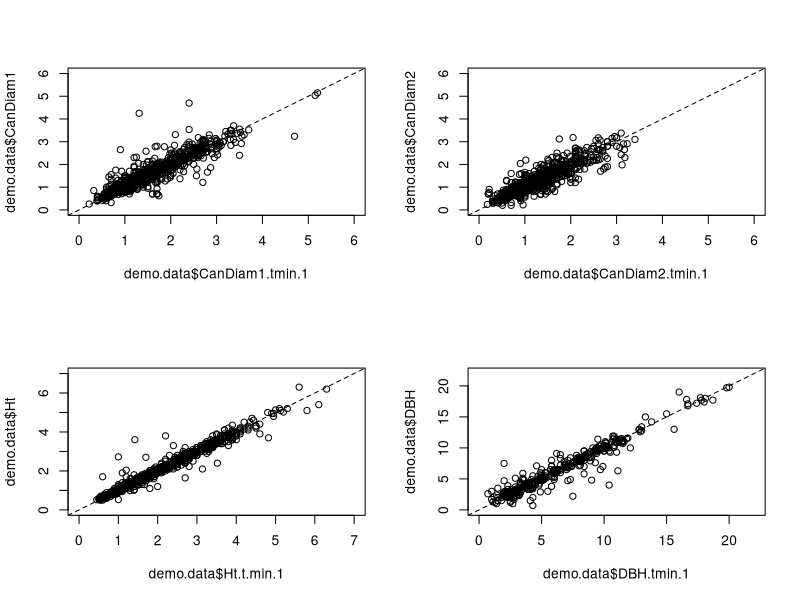
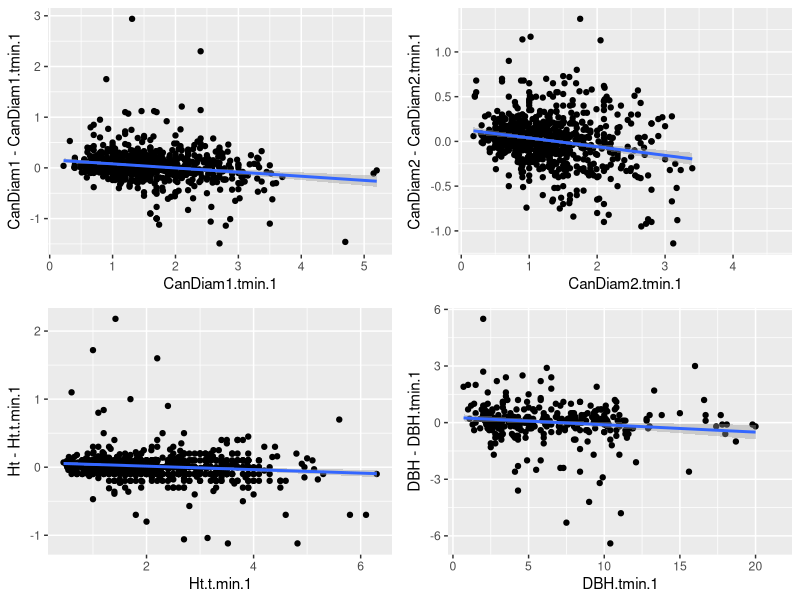
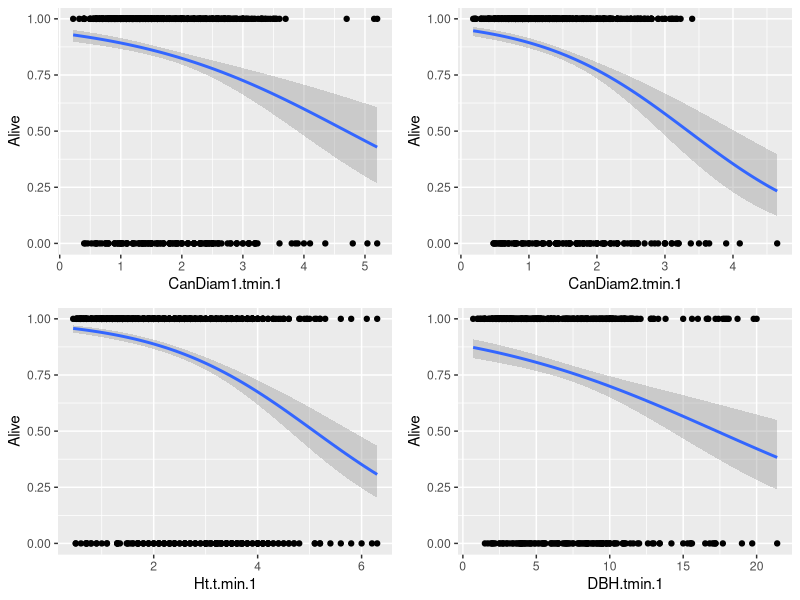
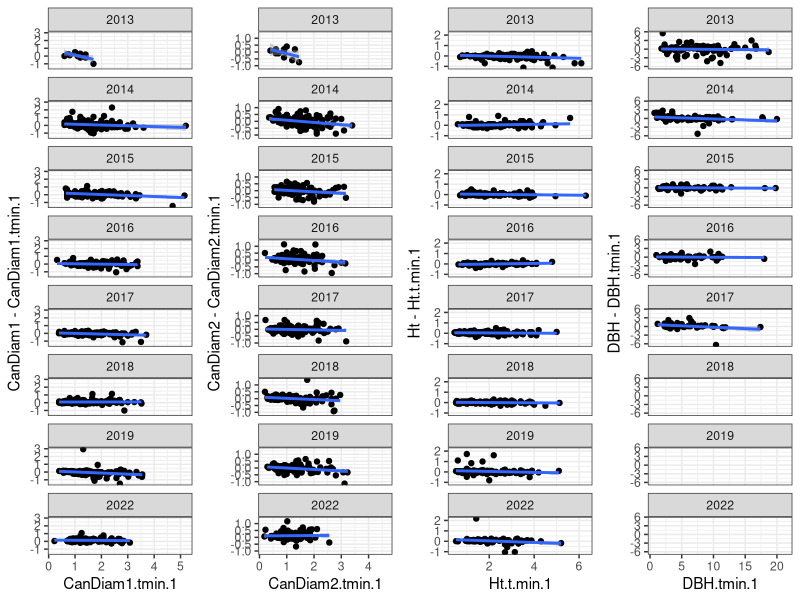
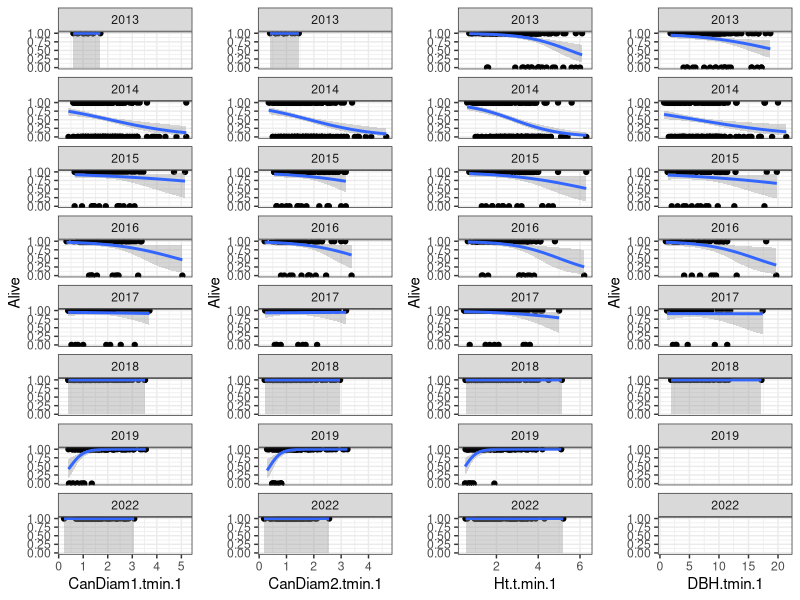

Recreate these plots in R, in order.
library(tidyverse)
library(cowplot)

## load demo data
demo.data <- read.csv("cleaned_demo_data.csv")

# remove outlier (** just removing entire tree's row for now)
demo.data <- demo.data[-which(demo.data$CanDiam2==22.40),]

# ----- Exploratory plotting ---------

# plot size t and size t-1
par(mfrow=c(2,2))
plot(demo.data$CanDiam1.tmin.1, demo.data$CanDiam1, ylim = c(0,6), xlim = c(0,6))
abline(0, 1, lty = 2)
plot(demo.data$CanDiam2.tmin.1, demo.data$CanDiam2, ylim = c(0,6), xlim = c(0,6))
abline(0, 1, lty = 2)
plot(demo.data$Ht.t.min.1, demo.data$Ht, ylim = c(0,7), xlim = c(0,7))
abline(0, 1, lty = 2)
plot(demo.data$DBH.tmin.1, demo.data$DBH, ylim = c(0,22), xlim = c(0,22))
abline(0, 1, lty = 2)

# ------ Add a few more columns ---------

demo.data <- demo.data %>% 
  
  # pull sampling stucture info back out of unique treeID
  separate(col = raw.data.TreeID, into = c("Site", "Transect", "Tree_Tag_Number", "Plot_distance"), sep = " . ", remove = FALSE) %>%
  
  # unique plotID 'plot_id' (transect + plot_distance)
  unite(col = "plot_id", c(Transect, Plot_distance), sep = ".", remove = FALSE) %>%

  # add columns for size.sq
  mutate("CanDiam1.tmin.1.sq" = CanDiam1.tmin.1^2) %>%
  mutate("CanDiam2.tmin.1.sq" = CanDiam1.tmin.1^2) %>%
  mutate("Ht.t.min.1.sq" = Ht.t.min.1^2) %>%
  mutate("DBH.tmin.1.sq" = DBH.tmin.1^2)

# ------- model ----------

## Growth
summary(lm(CanDiam1-CanDiam1.tmin.1 ~ CanDiam1.tmin.1, data = demo.data))
summary(lm(CanDiam1-CanDiam1.tmin.1 ~  CanDiam1.tmin.1.sq + CanDiam1.tmin.1, data = demo.data))

plot_grid(
demo.data %>% ggplot(aes(x = CanDiam1.tmin.1, y = CanDiam1-CanDiam1.tmin.1)) + 
  geom_point() + geom_smooth(method = "lm"),
demo.data %>% ggplot(aes(x = CanDiam2.tmin.1, y = CanDiam2-CanDiam2.tmin.1)) + 
  geom_point() + geom_smooth(method = "lm"),
demo.data %>% ggplot(aes(x = Ht.t.min.1, y = Ht-Ht.t.min.1)) + 
  geom_point() + geom_smooth(method = "lm"),
demo.data %>% ggplot(aes(x = DBH.tmin.1, y = DBH-DBH.tmin.1)) + 
  geom_point() + geom_smooth(method = "lm")
)

## Survival

summary(glm(Alive ~ CanDiam1.tmin.1, family = binomial(link = logit), data = demo.data))
summary(glm(Alive ~ CanDiam1.tmin.1.sq + CanDiam1.tmin.1, family = binomial(link = logit), data = demo.data))

# survival as a function of size
plot_grid(
demo.data %>% ggplot(aes(x = CanDiam1.tmin.1, y = Alive)) + geom_point() + geom_smooth(method = "glm", method.args = list(family = "binomial")),
demo.data %>% ggplot(aes(x = CanDiam2.tmin.1, y = Alive)) + geom_point() + geom_smooth(method = "glm", method.args = list(family = "binomial")),
demo.data %>% ggplot(aes(x = Ht.t.min.1, y = Alive)) + geom_point() + geom_smooth(method = "glm", method.args = list(family = "binomial")),
demo.data %>% ggplot(aes(x = DBH.tmin.1, y = Alive)) + geom_point() + geom_smooth(method = "glm", method.args = list(family = "binomial"))
)

# ------- Plot by year ---------------
## growth as a function of size, by year
plot_grid(
  
  demo.data %>% 
    # filter to at least remove 2012 and 2021 for a lack of previous year data, but other years may have too little data to be useful too
    filter(Year != 2012 & Year != 2021) %>%
    ggplot(aes(x = CanDiam1.tmin.1, y = CanDiam1-CanDiam1.tmin.1)) + 
    geom_point() + 
    geom_smooth(method = "lm") +
    facet_wrap(vars(Year), nrow = 8) +
    theme_bw(),
  
  demo.data %>% 
    # filter to at least remove 2012 and 2021 for a lack of previous year data, but other years may have too little data to be useful too
    filter(Year != 2012 & Year != 2021) %>%
    ggplot(aes(x = CanDiam2.tmin.1, y = CanDiam2-CanDiam2.tmin.1)) + 
    geom_point() + 
    geom_smooth(method = "lm") +
    facet_wrap(vars(Year), nrow = 8) +
    theme_bw(),
  
  demo.data %>% 
    # filter to at least remove 2012 and 2021 for a lack of previous year data, but other years may have too little data to be useful too
    filter(Year != 2012 & Year != 2021) %>%
    ggplot(aes(x = Ht.t.min.1, y = Ht-Ht.t.min.1)) + 
    geom_point() + 
    geom_smooth(method = "lm") +
    facet_wrap(vars(Year), nrow = 8) +
    theme_bw(),
  
  demo.data %>% 
    # filter to at least remove 2012 and 2021 for a lack of previous year data, but other years may have too little data to be useful too
    filter(Year != 2012 & Year != 2021) %>%
    ggplot(aes(x = DBH.tmin.1, y = DBH-DBH.tmin.1)) + 
    geom_point() + 
    geom_smooth(method = "lm") +
    facet_wrap(vars(Year), nrow = 8) +
    theme_bw(),
  
  ncol = 4
)


## survival as a function of size, by year
plot_grid(
  demo.data %>% 
    # filter to at least remove 2012 and 2021 for a lack of previous year data, but other years may have too little data to be useful too
    filter(Year != 2012 & Year != 2021) %>%
    ggplot(aes(x = CanDiam1.tmin.1, y = Alive)) + 
    geom_point() + 
    geom_smooth(method = "glm", method.args = list(family = "binomial")) +
    facet_wrap(vars(Year), nrow = 8) +
    theme_bw(),
  
  demo.data %>% 
    # filter to at least remove 2012 and 2021 for a lack of previous year data, but other years may have too little data to be useful too
    filter(Year != 2012 & Year != 2021) %>%
    ggplot(aes(x = CanDiam2.tmin.1, y = Alive)) + 
    geom_point() + 
    geom_smooth(method = "glm", method.args = list(family = "binomial")) +
    facet_wrap(vars(Year), nrow = 8) +
    theme_bw(),
  
  demo.data %>% 
    # filter to at least remove 2012 and 2021 for a lack of previous year data, but other years may have too little data to be useful too
    filter(Year != 2012 & Year != 2021) %>%
    ggplot(aes(x = Ht.t.min.1, y = Alive)) + 
    geom_point() + 
    geom_smooth(method = "glm", method.args = list(family = "binomial")) +
    facet_wrap(vars(Year), nrow = 8) +
    theme_bw(),

  demo.data %>% 
    # filter to at least remove 2012 and 2021 for a lack of previous year data, but other years may have too little data to be useful too
    filter(Year != 2012 & Year != 2021) %>%
    ggplot(aes(x = DBH.tmin.1, y = Alive)) + 
    geom_point() + 
    geom_smooth(method = "glm", method.args = list(family = "binomial")) +
    facet_wrap(vars(Year), nrow = 8) +
    theme_bw(),

  ncol = 4

)
